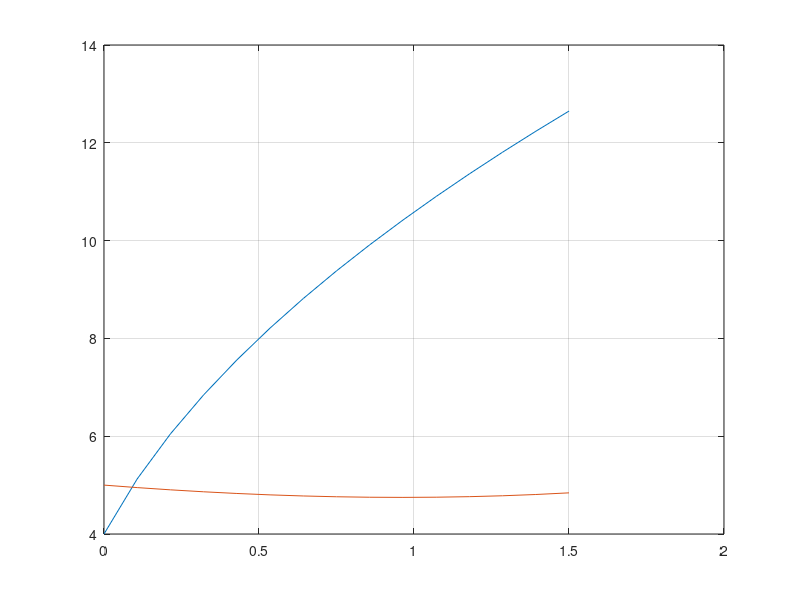

Source code (MATLAB):
%Q1
disp('Question 1 -');
xlabel('x');
x = linspace(0,1.5,15);
y=4*(sqrt(6*x+1));
z=5*(exp(0.3*x))-2*x;

plot(x,y)
hold on 
plot(x,z)
hold off
grid on